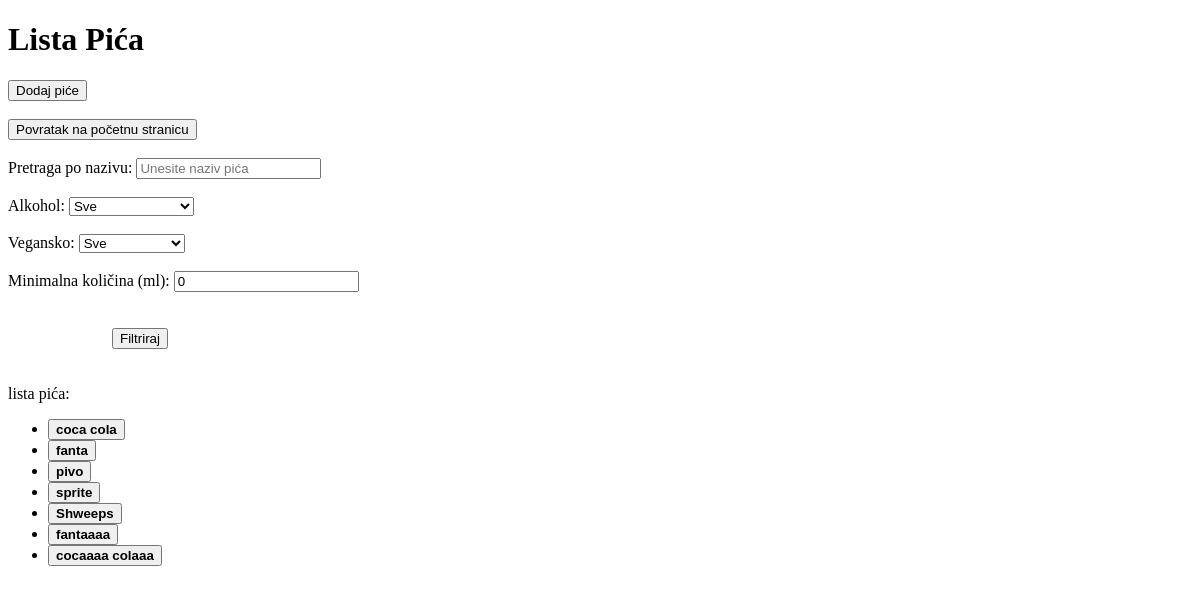
The page /lista-pica on the database as committed earlier.
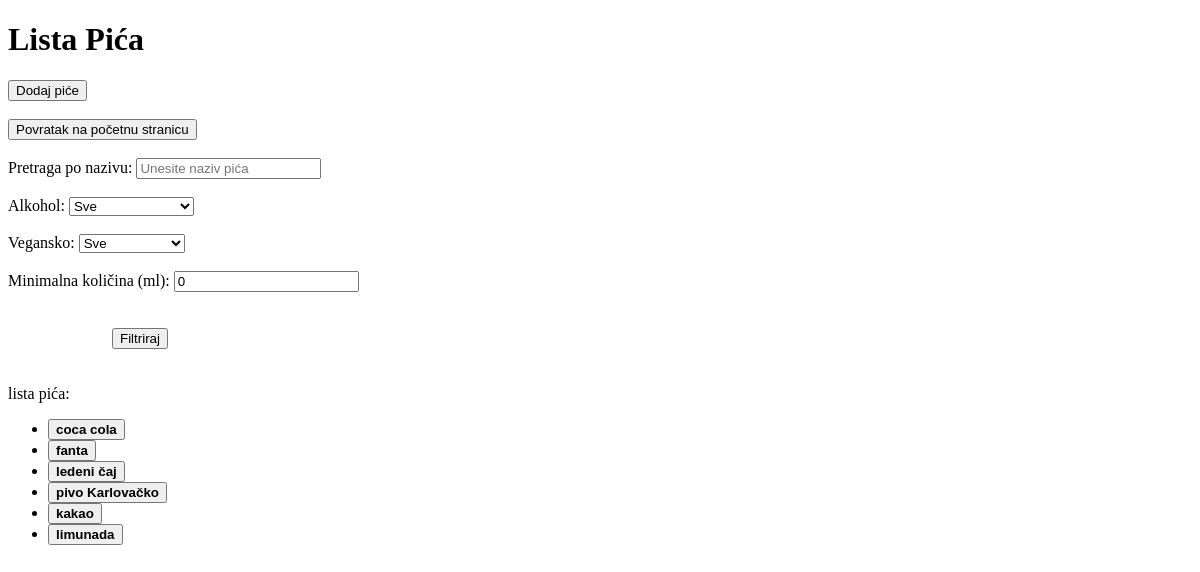
The same page on the database as committed later.
### main/models.py (models this page shows, shortened)
class Pice(models.Model):
    pice_sifra = models.UUIDField(default=uuid.uuid4, editable=False, unique=True)    #models.CharField(max_length=10, unique=True, blank=True)
    pice_naziv = models.CharField(max_length=30)
    pice_opis = models.CharField(max_length=100)
    pice_kolicina_u_ml = models.FloatField()
    pice_sadrzi_alkohol = models.BooleanField(default=False)
    pice_vegansko = models.BooleanField(default=False)
    pice_poj_cijena = models.DecimalField(max_digits=10, decimal_places=2)

### main/views.py (the view)
# urls.py: path('lista-pica', views.PiceListView.as_view(), name='drink_list_view'),
class PiceListView(ListView):
    model = Pice
    template_name = 'main/admin/lista_pica/list_view.html'
    context_object_name = 'pica'
    paginate_by = 10
    def get_queryset(self):
        queryset = super().get_queryset()
        search = self.request.GET.get('search')
        alkohol = self.request.GET.get('alkohol')
        vegansko = self.request.GET.get('vegansko')
        min_kolicina = self.request.GET.get('min_kolicina')
        if search:
            queryset = queryset.filter(pice_naziv__icontains=search)
        if alkohol:
            if alkohol == 'true':
                queryset = queryset.filter(pice_sadrzi_alkohol=True)
            elif alkohol == 'false':
                queryset = queryset.filter(pice_sadrzi_alkohol=False)
        if vegansko:
            if vegansko == 'true':
                queryset = queryset.filter(pice_vegansko=True)
            elif vegansko == 'false':
                queryset = queryset.filter(pice_vegansko=False)
        if min_kolicina:
            queryset = queryset.filter(pice_kolicina_u_ml__gte=min_kolicina)
        return queryset
    def get_context_data(self, **kwargs):
        context = super().get_context_data(**kwargs)
        return context

### main/templates/main/admin/lista_pica/list_view.html (shortened to what this page needs)
<!DOCTYPE html>
<html lang="en">
<head>
</head>
<body>
    <h1>Lista Pića</h1>
    <a href="{% url 'main:dodaj_pice' %}">
        <button>Dodaj piće</button>
    </a>
    <br>
    <br>
    <a href="{% url 'main:homepage' %}">
        <button>Povratak na početnu stranicu</button>
    </a>
    <br>
    <br>
    <form method="get">
        <label for="search">Pretraga po nazivu:</label>
        <input type="text" name="search" id="search" value="{{ request.GET.search }}" placeholder="Unesite naziv pića">
        <br>
        <br>
        <label for="alkohol">Alkohol:</label>
        <select name="alkohol" id="alkohol">
            <option value="">Sve</option>
        </select>
        <br>
        <br>
        <label for="vegansko">Vegansko:</label>
        <select name="vegansko" id="vegansko">
            <option value="">Sve</option>
        </select>
        <br>
        <br>
        <label for="min_kolicina">Minimalna količina (ml):</label>
        <input type="number" name="min_kolicina" value="{{ request.GET.min_kolicina|default:0 }}" min="0" id="min_kolicina">
         <br>
         <br>
         <br>
        <button type="submit">Filtriraj</button>
    </form>
    <br>
    <br>
    lista pića:
    <ul>
        {% for pice in pica %}
        <li>
            <a href="{% url 'main:pice_detail' pk=pice.pk %}">
            <button>
                <strong>{{ pice.pice_naziv }}</strong><br>
            </button>
        </a>
        </li>
        {% empty %}
            <li>Nema pića za prikaz prema odabranim filtrima.</li>
        {% endfor %}
    </ul>
</body>
</html>

Rows that differ between the two databases and show on the page:
removed Pice: pice_naziv "pivo"
removed Pice: pice_naziv "sprite"
removed Pice: pice_naziv "Shweeps"
removed Pice: pice_naziv "fantaaaa"
removed Pice: pice_naziv "cocaaaa colaaa"
added Pice: pice_naziv "ledeni čaj"
added Pice: pice_naziv "pivo Karlovačko"
added Pice: pice_naziv "kakao"
added Pice: pice_naziv "limunada"
